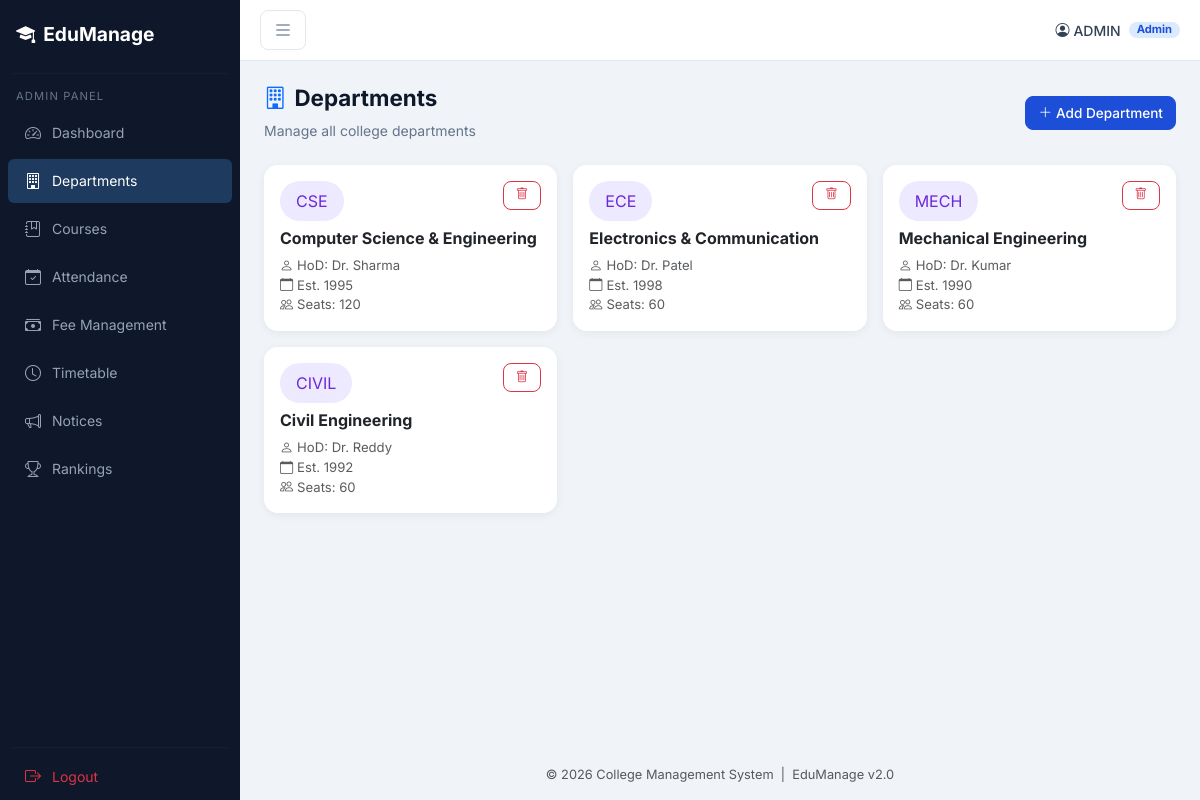
Screenshot of /departments (signed in) with the database file from the repository.
### models.py (models this page shows)
class Department(db.Model):
    __tablename__ = 'department'
    dept_id = db.Column(db.String(20), primary_key=True)
    name = db.Column(db.String(100), nullable=False)
    hod = db.Column(db.String(100))
    established = db.Column(db.String(10))
    total_seats = db.Column(db.Integer, default=60)

### app.py (the view)
@app.route("/departments")
def departments():
    if g := require_role("admin"): return g
    depts = Department.query.all()
    return render_template("departments.html", departments=depts)

### app.py (called while the page is built)
def require_role(*roles):
    if session.get("role") not in roles:
        return redirect("/")
    return None

### templates/departments.html (shortened to what this page needs)
{% extends "base.html" %}
{% block content %}
<div class="page-header fade-up d-flex align-items-center justify-content-between">
    <div><h4><i class="bi bi-building me-2 text-primary"></i>Departments</h4><p>Manage all college departments</p></div>
    <button class="btn btn-primary" data-bs-toggle="modal" data-bs-target="#addDeptModal">
        <i class="bi bi-plus-lg me-1"></i>Add Department
    </button>
</div>
<div class="row g-3 fade-up">
{% for d in departments %}
<div class="col-md-6 col-lg-4">
    <div class="card h-100">
        <div class="card-body">
            <div class="d-flex align-items-start justify-content-between mb-2">
                <span class="badge-dept fs-6 px-3 py-2">{{ d.dept_id }}</span>
                <a href="/delete_department/{{ d.dept_id }}" class="btn btn-sm btn-outline-danger" onclick="return confirm('Delete {{ d.name }}?')"><i class="bi bi-trash"></i></a>
            </div>
            <h6 class="fw-bold mt-2">{{ d.name }}</h6>
            <div class="text-muted" style="font-size:.82rem">
                <div><i class="bi bi-person me-1"></i>HoD: {{ d.hod or '—' }}</div>
                <div><i class="bi bi-calendar me-1"></i>Est. {{ d.established or '—' }}</div>
                <div><i class="bi bi-people me-1"></i>Seats: {{ d.total_seats }}</div>
            </div>
        </div>
    </div>
</div>
{% else %}
<div class="col-12 text-center text-muted py-5">No departments found. Add one!</div>
{% endfor %}
</div>
{% endblock %}

### static/css/style.css (style rules this page uses)
*, *::before, *::after { box-sizing: border-box; margin: 0; padding: 0; }
body { font-family: 'Inter', sans-serif; background: #f0f4f8; color: #1e293b; min-height: 100vh; display: flex; }
.card { border: none; border-radius: 14px; box-shadow: 0 2px 10px rgba(0,0,0,.06); }
.badge-dept { background: #ede9fe; color: #6d28d9; font-size: .75rem; padding: 3px 10px; border-radius: 20px; }
.btn { border-radius: 8px; font-size: .85rem; font-weight: 500; }
.btn-sm { padding: 4px 12px; font-size: .78rem; }
.btn-primary { background: #1d4ed8; border-color: #1d4ed8; }
.page-header { margin-bottom: 24px; }
.page-header h4 { font-weight: 700; color: #0f172a; font-size: 1.4rem; }
.page-header p { color: #64748b; font-size: .875rem; margin: 0; }
.fade-up { animation: fadeUp .4s ease both; }

### rows the page displays
Department: dept_id "CSE", name "Computer Science & Engineering", hod "Dr. Sharma", established "1995", total_seats "120"
Department: dept_id "ECE", name "Electronics & Communication", hod "Dr. Patel", established "1998", total_seats "60"
Department: dept_id "MECH", name "Mechanical Engineering", hod "Dr. Kumar", established "1990", total_seats "60"
Department: dept_id "CIVIL", name "Civil Engineering", hod "Dr. Reddy", established "1992", total_seats "60"

### other values shown
{{ session.get('user', '') }} "ADMIN"
{{ session.get('role','') | title }} "Admin"
